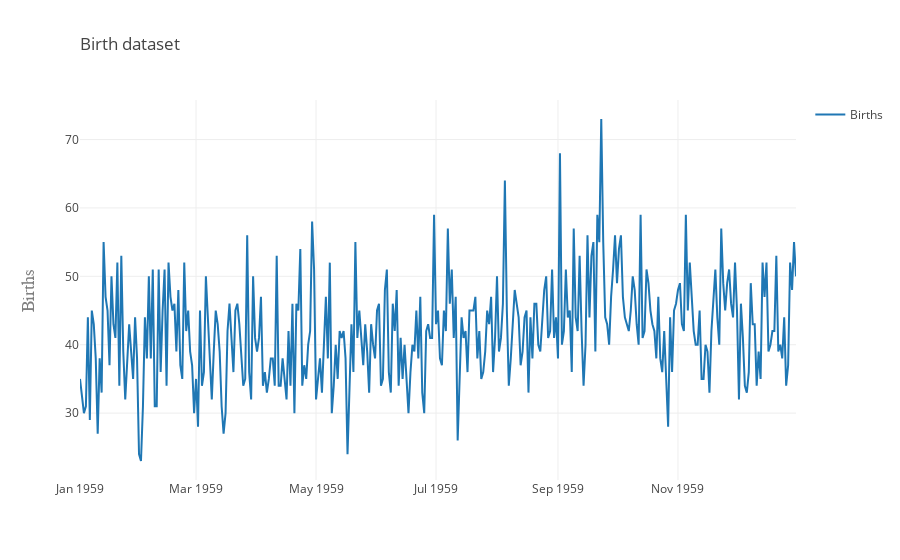

Notebook source saved alongside this figure:
### Markdown cell above
#### Load the dataset and plot it

### Code cell
import pandas as pd
import numpy as np
import datetime
import matplotlib.pyplot as plt
%matplotlib inline  
import plotly
plotly.offline.init_notebook_mode(connected=True)
from plotly.offline import plot, iplot
import plotly.graph_objs as go


df = pd.read_csv('./data/time_series_course_data/daily-total-female-births.csv')
# convert the Date columns
df['Date'] = pd.to_datetime(df["Date"], format="%Y-%m-%d")
print(df.info())
print(df.head())

# plot

df.set_index('Date', inplace=True)
x=df.index
y=df['Births'].values


# Create a trace
trace = go.Scatter(
    x = x,
    y = y,
    name = 'Births'
)


layout = go.Layout(
            title=go.layout.Title(
                text='Birth dataset',
                xref='paper',
                x=0
            ),
            yaxis=go.layout.YAxis(
                title=go.layout.yaxis.Title(
                    text='Births',
                    font=dict(
                        family='Futura',
                        size=18,
                        color='#7f7f7f'
                    )
                )
            ),
            showlegend=True
        )
data = [trace]
fig = go.Figure(data=data, layout=layout)


iplot(fig)

### Figure 1 — Plotly figure (JSON) as saved in the notebook; plotly's stock layout.template omitted (floating-point values rounded to 4 significant figures; data arrays with more than 128 entries replaced by an {"elided": "..."} marker saying what was removed)
{"data": [{"name": "Births", "type": "scatter", "uid": "1b71eefb-d667-46e1-9b9f-3c3656195d29", "x": {"elided": "365 str values"}, "y": {"elided": "365 int values"}}], "layout": {"autosize": true, "showlegend": true, "title": {"text": "Birth dataset", "x": 0, "xref": "paper"}, "xaxis": {"autorange": true, "range": ["1959-01-01", "1959-12-31"], "type": "date"}, "yaxis": {"autorange": true, "range": [20.22, 75.78], "title": {"font": {"color": "#7f7f7f", "family": "Futura", "size": 18}, "text": "Births"}, "type": "linear"}}}
